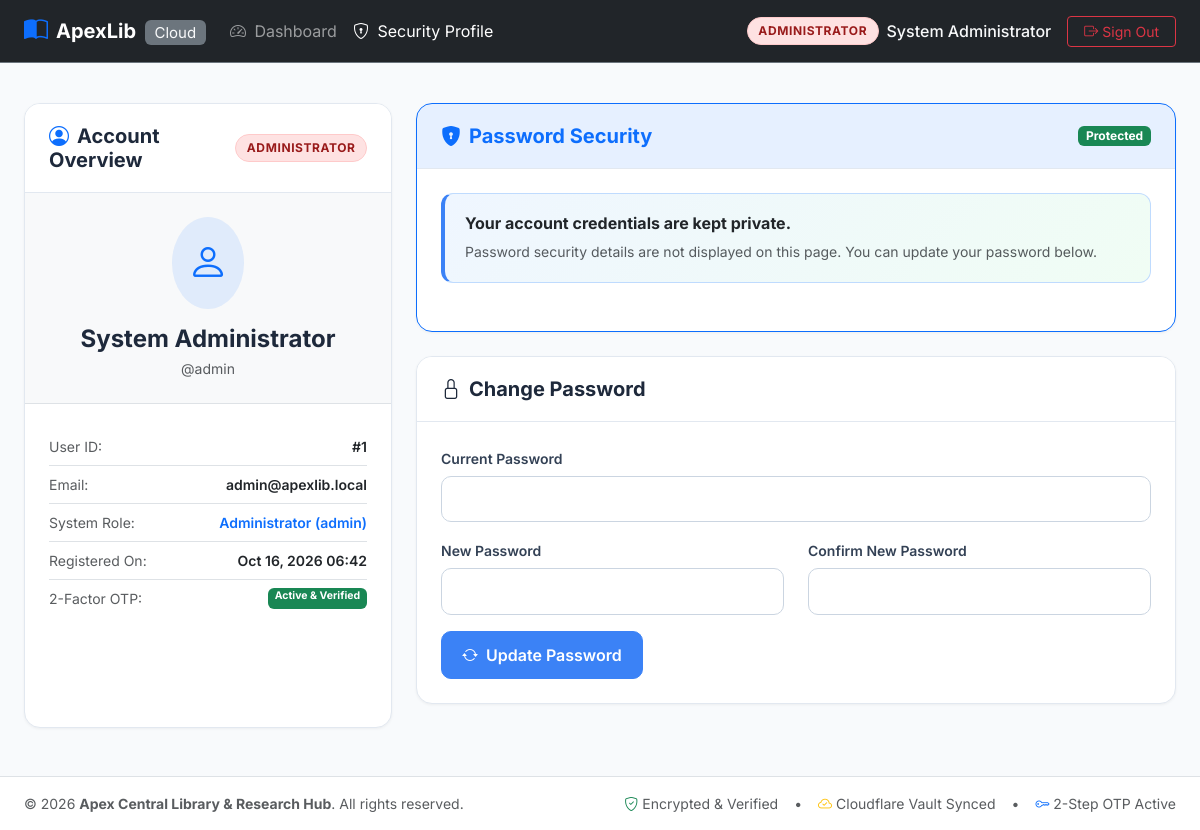
The app's page /profile.php (signed in) with its own data.
### tables this page shows
CREATE TABLE `users` (
  `id` int(11) NOT NULL AUTO_INCREMENT,
  `fullname` varchar(100) NOT NULL,
  `username` varchar(60) NOT NULL,
  `email` varchar(100) NOT NULL,
  `role` enum('admin','students','libarian','books') NOT NULL DEFAULT 'students',
  `password_hash` varchar(255) NOT NULL,
  `salt` varchar(64) NOT NULL COMMENT 'Unique cryptographically generated random salt per user',
  `otp_code` varchar(10) DEFAULT NULL COMMENT 'Current active 6-digit OTP code',
  `otp_expires_at` datetime DEFAULT NULL COMMENT 'Expiration timestamp for OTP',
  `two_factor_enabled` tinyint(1) DEFAULT 1,
  `created_at` timestamp NOT NULL DEFAULT current_timestamp(),
  `updated_at` timestamp NOT NULL DEFAULT current_timestamp() ON UPDATE current_timestamp(),
  PRIMARY KEY (`id`),
  UNIQUE KEY `username` (`username`),
  UNIQUE KEY `email` (`email`)
);

CREATE TABLE `system_configurations` (
  `id` int(11) NOT NULL AUTO_INCREMENT,
  `config_key` varchar(80) NOT NULL,
  `config_value` text NOT NULL,
  `config_group` varchar(50) DEFAULT 'general',
  `description` varchar(255) DEFAULT NULL,
  `updated_at` timestamp NOT NULL DEFAULT current_timestamp() ON UPDATE current_timestamp(),
  PRIMARY KEY (`id`),
  UNIQUE KEY `config_key` (`config_key`)
);

### includes/auth.php (called while the page is built, shortened)
<?php
function is_logged_in() {
    return isset($_SESSION['user']) && !empty($_SESSION['user']['id']);
}
function current_user() {
    return $_SESSION['user'] ?? null;
}
function get_dashboard_url_for_role($role) {
    switch ($role) {
        case 'admin':
            return BASE_URL . '/dashboard_admin.php';
    }
}

### includes/functions.php (called while the page is built, shortened)
<?php
require_once __DIR__ . '/auth.php';
function get_system_config($key, $default = null) {
    try {
        $pdo = getDBConnection();
        $stmt = $pdo->prepare("SELECT config_value FROM system_configurations WHERE config_key = ?");
        $stmt->execute([$key]);
        $row = $stmt->fetch();
        return $row ? $row['config_value'] : $default;
    } catch (Exception $e) {
        return $default;
    }
}

### profile.php (the view, shortened to what this page needs)
<?php
require_once __DIR__ . '/includes/auth.php';
require_once __DIR__ . '/includes/functions.php';
$currentUser = current_user();
$pdo = getDBConnection();
$stmt = $pdo->prepare("SELECT id, fullname, username, email, role, salt, password_hash, created_at FROM users WHERE id = ?");
$stmt->execute([$currentUser['id']]);
$user = $stmt->fetch();
require_once __DIR__ . '/includes/header.php';
?>
<div class="container-fluid px-4 py-4">
    <div class="row">
        <div class="col-lg-4 mb-4">
            <div class="card-custom h-100">
                <div class="card-custom-header">
                    <h5 class="fw-bold mb-0"><i class="bi bi-person-circle text-primary me-2"></i>Account Overview</h5>
                    <span class="role-pill role-<?= htmlspecialchars($user['role']) ?>">
                        <?= htmlspecialchars(ALLOWED_ROLES[$user['role']] ?? $user['role']) ?>
                    </span>
                </div>
                <div class="p-4 text-center border-bottom bg-light">
                    <div class="d-inline-flex p-3 rounded-circle bg-primary bg-opacity-10 text-primary mb-3">
                        <i class="bi bi-person fs-1"></i>
                    </div>
                    <h4 class="fw-bold mb-1"><?= htmlspecialchars($user['fullname']) ?></h4>
                    <p class="text-muted small mb-0">@<?= htmlspecialchars($user['username']) ?></p>
                </div>
                <div class="p-4">
                    <ul class="list-group list-group-flush small">
                        <li class="list-group-item d-flex justify-content-between px-0 py-2">
                            <span class="text-muted">User ID:</span>
                            <span class="fw-semibold">#<?= htmlspecialchars($user['id']) ?></span>
                        </li>
                        <li class="list-group-item d-flex justify-content-between px-0 py-2">
                            <span class="text-muted">Email:</span>
                            <span class="fw-semibold"><?= htmlspecialchars($user['email']) ?></span>
                        </li>
                        <li class="list-group-item d-flex justify-content-between px-0 py-2">
                            <span class="text-muted">System Role:</span>
                            <span class="fw-semibold text-primary"><?= htmlspecialchars(ALLOWED_ROLES[$user['role']] ?? $user['role']) ?> (<?= htmlspecialchars($user['role']) ?>)</span>
                        </li>
                        <li class="list-group-item d-flex justify-content-between px-0 py-2">
                            <span class="text-muted">Registered On:</span>
                            <span class="fw-semibold"><?= date('M d, Y H:i', strtotime($user['created_at'])) ?></span>
                        </li>
                        <li class="list-group-item d-flex justify-content-between px-0 py-2">
                            <span class="text-muted">2-Factor OTP:</span>
                            <span class="badge bg-success">Active & Verified</span>
                        </li>
                    </ul>
                </div>
            </div>
        </div>
        <div class="col-lg-8 mb-4">
            <div class="card-custom mb-4 border-primary">
                <div class="card-custom-header bg-primary bg-opacity-10">
                    <h5 class="fw-bold mb-0 text-primary">
                        <i class="bi bi-shield-lock-fill me-2"></i>Password Security
                    </h5>
                    <span class="badge bg-success">Protected</span>
                </div>
                <div class="p-4">
                    <div class="security-callout mb-4">
                        <h6 class="fw-bold text-dark mb-2">Your account credentials are kept private.</h6>
                        <p class="small text-muted mb-0">
                            Password security details are not displayed on this page. You can update your password below.
                        </p>
                    </div>
                </div>
            </div>
            <div class="card-custom">
                <div class="card-custom-header">
                    <h5 class="fw-bold mb-0"><i class="bi bi-lock me-2"></i>Change Password</h5>
                </div>
                <div class="p-4">
                    <form action="<?= BASE_URL ?>/profile.php" method="POST">
                        <div class="mb-3">
                            <label class="form-label">Current Password</label>
                            <input type="password" class="form-control" name="current_password" required>
                        </div>
                        <div class="row">
                            <div class="col-md-6 mb-3">
                                <label class="form-label">New Password</label>
                                <input type="password" class="form-control" name="new_password" required minlength="6">
                            </div>
                            <div class="col-md-6 mb-3">
                                <label class="form-label">Confirm New Password</label>
                                <input type="password" class="form-control" name="confirm_password" required minlength="6">
                            </div>
                        </div>
                        <button type="submit" class="btn btn-primary d-inline-flex align-items-center gap-2">
                            <i class="bi bi-arrow-repeat"></i> Update Password
                        </button>
                    </form>
                </div>
            </div>
        </div>
    </div>
</div>
<?php require_once __DIR__ . '/includes/footer.php'; ?>

### includes/header.php (shortened to what this page needs)
<?php
require_once __DIR__ . '/../includes/auth.php';
require_once __DIR__ . '/../includes/functions.php';
$currentUser = current_user();
?>
<!DOCTYPE html>
<html lang="en">
<head>
    <link href="https://cdn.jsdelivr.net/npm/bootstrap@5.3.2/dist/css/bootstrap.min.css" rel="stylesheet">
    <link rel="stylesheet" href="https://cdn.jsdelivr.net/npm/bootstrap-icons@1.11.3/font/bootstrap-icons.min.css">
    <link rel="stylesheet" href="<?= BASE_URL ?>/assets/css/style.css">
</head>
<body>
<?php if (is_logged_in() && (!isset($layoutType) || $layoutType !== 'admin')): ?>
<nav class="navbar navbar-expand-lg navbar-dark bg-dark py-2 border-bottom border-secondary">
    <div class="container-fluid px-4">
        <a class="navbar-brand d-flex align-items-center gap-2 fw-bold" href="<?= get_dashboard_url_for_role($currentUser['role']) ?>">
            <i class="bi bi-book-half text-primary fs-4"></i>
            <span>ApexLib <span class="badge bg-secondary text-light fs-8 fw-normal ms-1">Cloud</span></span>
        </a>
        <div class="collapse navbar-collapse" id="userNav">
            <ul class="navbar-nav me-auto mb-2 mb-lg-0">
                <li class="nav-item">
                    <a class="nav-link <?= (basename($_SERVER['PHP_SELF']) == 'dashboard_' . $currentUser['role'] . '.php') ? 'active' : '' ?>" href="<?= get_dashboard_url_for_role($currentUser['role']) ?>">
                        <i class="bi bi-speedometer2 me-1"></i> Dashboard
                    </a>
                </li>
                <li class="nav-item">
                    <a class="nav-link <?= (basename($_SERVER['PHP_SELF']) == 'profile.php') ? 'active' : '' ?>" href="<?= BASE_URL ?>/profile.php">
                        <i class="bi bi-shield-lock me-1"></i> Security Profile
                    </a>
                </li>
            </ul>
            <div class="d-flex align-items-center gap-3">
                <div class="d-none d-md-flex align-items-center gap-2">
                    <span class="role-pill role-<?= htmlspecialchars($currentUser['role']) ?>">
                        <?= htmlspecialchars(ALLOWED_ROLES[$currentUser['role']] ?? $currentUser['role']) ?>
                    </span>
                    <span class="text-light fw-medium fs-7">
                        <?= htmlspecialchars($currentUser['fullname']) ?>
                    </span>
                </div>
                <a href="<?= BASE_URL ?>/logout.php" class="btn btn-outline-danger btn-sm px-3 d-flex align-items-center gap-1">
                    <i class="bi bi-box-arrow-right"></i> Sign Out
                </a>
            </div>
        </div>
    </div>
</nav>
<?php endif; ?>

### includes/footer.php (shortened to what this page needs)
<footer class="bg-white border-top py-3 mt-auto">
    <div class="container-fluid px-4 d-flex flex-column flex-md-row align-items-center justify-content-between text-muted small">
        <div>
            &copy; <?= date('Y') ?> <strong><?= htmlspecialchars(get_system_config('library_name', APP_NAME)) ?></strong>. All rights reserved.
        </div>
        <div class="d-flex align-items-center gap-3 mt-2 mt-md-0">
            <span><i class="bi bi-shield-check text-success"></i> Encrypted & Verified</span>
            <span>&bull;</span>
            <span><i class="bi bi-cloud-check text-warning"></i> Cloudflare Vault Synced</span>
            <span>&bull;</span>
            <span><i class="bi bi-key text-primary"></i> 2-Step OTP Active</span>
        </div>
    </div>
</footer>
</body>
</html>

### assets/css/style.css (style rules this page uses)
:root { --primary-color: #3b82f6; --primary-hover: #2563eb; --secondary-color: #64748b; --dark-sidebar: #0f172a; --dark-sidebar-hover: #1e293b; --card-bg: #ffffff; --body-bg: #f8fafc; --border-color: #e2e8f0; --text-main: #1e293b; --text-muted: #64748b; --accent-cyan: #06b6d4; --accent-purple: #8b5cf6; --accent-emerald: #10b981; --accent-amber: #f59e0b; --accent-rose: #f43f5e; }
body { font-family: 'Inter', system-ui, -apple-system, BlinkMacSystemFont, "Segoe UI", Roboto, Oxygen, Ubuntu, Cantarell, sans-serif; background-color: var(--body-bg); color: var(--text-main); min-height: 100vh; }
.form-label { font-weight: 600; font-size: 0.875rem; color: #334155; margin-bottom: 0.4rem; }
.form-control, .form-select { border-radius: 0.625rem; border: 1.5px solid #cbd5e1; padding: 0.7rem 0.95rem; font-size: 0.935rem; transition: border-color 0.2s, box-shadow 0.2s; }
.btn-primary { background-color: var(--primary-color); border-color: var(--primary-color); border-radius: 0.625rem; padding: 0.7rem 1.25rem; font-weight: 600; transition: all 0.2s; }
.role-pill { font-size: 0.75rem; font-weight: 700; padding: 0.25rem 0.65rem; border-radius: 9999px; text-transform: uppercase; letter-spacing: 0.05em; display: inline-block; }
.role-admin { background-color: #fee2e2; color: #991b1b; border: 1px solid #fecaca; }
.card-custom { background: #ffffff; border-radius: 1rem; border: 1px solid var(--border-color); box-shadow: 0 1px 3px 0 rgba(0, 0, 0, 0.05); margin-bottom: 1.5rem; overflow: hidden; }
.card-custom-header { padding: 1.25rem 1.5rem; border-bottom: 1px solid var(--border-color); background: #ffffff; display: flex; align-items: center; justify-content: space-between; }
.security-callout { background: linear-gradient(135deg, #eff6ff 0%, #f0fdf4 100%); border: 1px solid #bfdbfe; border-left: 4px solid #3b82f6; border-radius: 0.75rem; padding: 1.25rem; }

### records on screen
users: role "ADMINISTRATOR", fullname "System Administrator", username "admin", id "1", email "admin@apexlib.local", role "Administrator", role "admin", created_at "Oct 16, 2026 06:42"
system_configurations: config_value "Apex Central Library & Research Hub"
